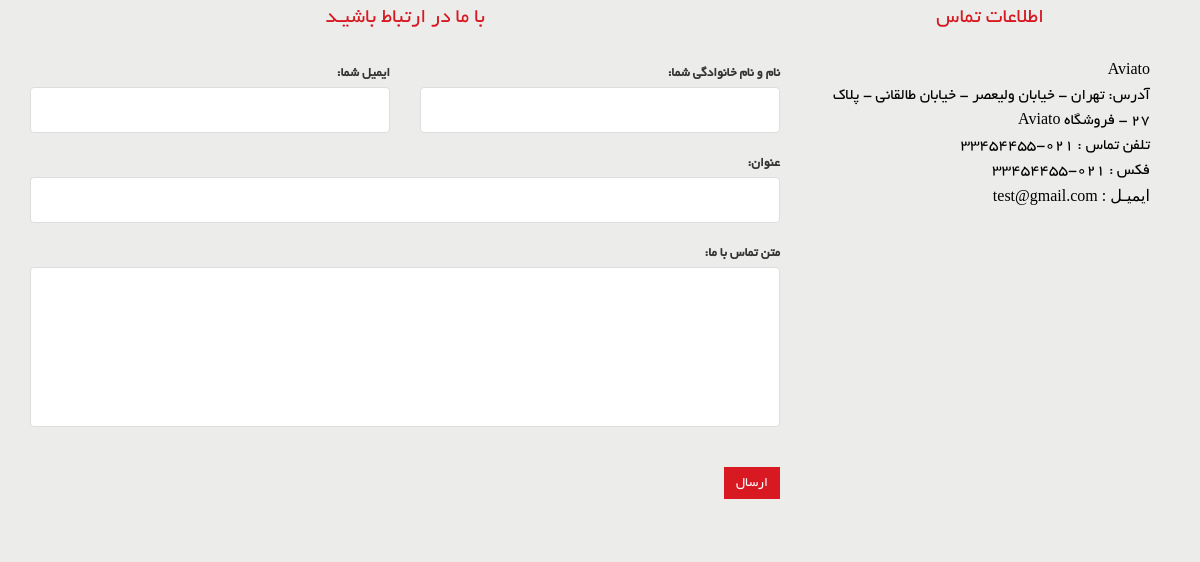
The page /contact-us/ on the database its author committed.
### site_module/models.py (models this page shows, shortened)
class SiteSetting(models.Model):
    site_name = models.CharField(max_length=200, verbose_name='نام سایت')
    site_url = models.CharField(max_length=200, verbose_name='دامنه سایت')
    address = models.CharField(max_length=200, verbose_name='آدرس')
    phone = models.CharField(max_length=200, null=True, blank=True, verbose_name='تلفن')
    fax = models.CharField(max_length=200, null=True, blank=True, verbose_name='فکس')
    email = models.CharField(max_length=200, null=True, blank=True, verbose_name='ایمیل')
    copy_right = models.TextField(verbose_name='متن کپی رایت سایت')
    about_us_text = models.TextField(verbose_name='متن درباره ما سایت')
    site_logo = models.ImageField(upload_to='images/site-setting/', verbose_name='لوگو سایت')
    is_main_setting = models.BooleanField(verbose_name='تنظیمات اصلی')
    class Meta:
        verbose_name = 'تنظیمات سایت'
        verbose_name_plural = 'تنظیمات'

### contact_module/views.py (the view)
# urls.py: path('', views.ContactUsView.as_view(), name='contact_us_page'),
class ContactUsView(CreateView):
    form_class = ContactUsModelForm
    template_name = 'contact_module/contact_us_page.html'
    success_url = '/contact-us/'
    def get_context_data(self, *args, **kwargs):
        context = super().get_context_data(*args, **kwargs)
        setting: SiteSetting = SiteSetting.objects.filter(is_main_setting=True).first()
        context['site_setting'] = setting
        return context

### contact_module/forms.py
class ContactUsModelForm(forms.ModelForm):
    class Meta:
        model = ContactUs
        fields = ['full_name', 'email', 'title', 'message']
        widgets = {
            'full_name': forms.TextInput(attrs={
                'class': 'form-control'
            }),
            'email': forms.TextInput(attrs={
                'class': 'form-control'
            }),
            'title': forms.TextInput(attrs={
                'class': 'form-control'
            }),
            'message': forms.Textarea(attrs={
                'class': 'form-control',
                'rows': 5,
                'id': 'message'
            })
        }
        labels = {
            'full_name': 'نام و نام خانوادگی شما',
            'email': 'ایمیل شما'
        }
        error_messages = {
            'full_name': {
                'required': 'نام و نام خانوادگی اجباری می باشد. لطفا وارد کنید'
            }
        }

### home_module/views.py (called while the page is built)
def header_context(request):
    if request.user.is_authenticated:
        current_order, created = Order.objects.prefetch_related('orderdetail_set').get_or_create(is_paid=False, user_id=request.user.id)
    else:
        current_order = 0
    return {'total_items': current_order}

### product_module/views.py (called while the page is built)
def header_brand_component(request: HttpRequest):
    product_brands = ProductBrand.objects.filter(is_active=True)
    return {'brands': product_brands}

### contact_module/templates/contact_module/contact_us_page.html (shortened to what this page needs)
{% extends 'shared/_layout.html' %}
{% block content %}
    <div id="contact-page" class="container">
        <div class="bg">
            <div class="row">
                <div class="col-sm-8">
                    <div class="contact-form">
                        <h2 class="title text-center">با ما در ارتباط باشیـد</h2>
                        <form id="main-contact-form" class="contact-form row" action="{% url 'contact_us_page' %}"
                              method="post">
                            <div class="col-md-6 form-group">
                                {{ form.email.label_tag }}
                                {{ form.email }}
                            </div>
                            <div class="col-md-6 form-group">
                                {{ form.full_name.label_tag }}
                                {{ form.full_name }}
                            </div>
                            <div class="col-md-12 form-group">
                                {{ form.title.label_tag }}
                                {{ form.title }}
                            </div>
                            <div class="col-md-12 form-group">
                                {{ form.message.label_tag }}
                                {{ form.message }}
                            </div>
                            <div class="form-group col-md-12">
                                <button type="submit" class="btn btn-primary pull-right">ارسال</button>
                            </div>
                        </form>
                    </div>
                </div>
                <div class="col-sm-4">
                    <div class="contact-info">
                        <h2 class="title text-center">اطلاعات تماس</h2>
                        <address>
                            <p>{{ site_setting.site_name }}</p>
                            <p> آدرس: {{ site_setting.address }}</p>
                            <p>تلفن تماس : {{ site_setting.phone }}</p>
                            {% if site_setting.fax %}
                                <p>فکس : {{ site_setting.fax }}</p>
                            {% endif %}
                            {% if site_setting.email %}
                                <p style="font-family: tahoma;">ایمیـل : {{ site_setting.email }}</p>
                            {% endif %}
                        </address>
                    </div>
                </div>
            </div>
        </div>
    </div>
{% endblock %}

### static/css/main.css (style rules this page uses)
body { font-family: 'BYekan'; font-size: 10pt; background-color: #ececeb; position: relative; font-weight: normal; direction: rtl; }
h1, h2, h3, h4, h5, h6 { font-family: 'BYekan', sans-serif; }
h2.title { color: #d81921; font-family: 'BYekan', sans-serif; font-size: 16pt; font-weight: 400; margin: 0 15px; text-transform: uppercase; margin-bottom: 30px; position: relative; width: 100%; }
.bg h2.title { margin-right: 0; margin-left: 0; margin-top: 0; }
.chose_area input, select, textarea { background: #F0F0E9; border: 0; color: #000; padding: 6px; width: 100%; border-radius: 0; resize: none }
.btn.btn-primary { background: #d81921; border: 0 none; border-radius: 0; margin-top: 16px; }
.contact-form .form-group { margin-bottom: 20px; }
#contact-page .form-control { background-color: #fff; border: 1px solid #ddd; color: #000; height: 46px; padding: 6px 12px; width: 100%; font-size: 16px; border-radius: 4px; box-shadow: inherit; }
#contact-page #message { height: 160px; resize: none; }
#main-contact-form .btn-primary { margin-bottom: 15px; margin-top: 20px; }
#contact-page .contact-info { padding: 0 20px; }
#contact-page .contact-info address { margin-bottom: 40px; margin-top: -5px; }
#contact-page .contact-info p { margin-bottom: 0; color: #000; font-size: 16px; line-height: 25px; }

### rows shown on the page
SiteSetting: site_name "Aviato", address "تهران - خیابان ولیعصر - خیابان طالقانی - پلاک 27 - فروشگاه Aviato", phone "021-33454455", fax "021-33454455", email "test@gmail.com"
